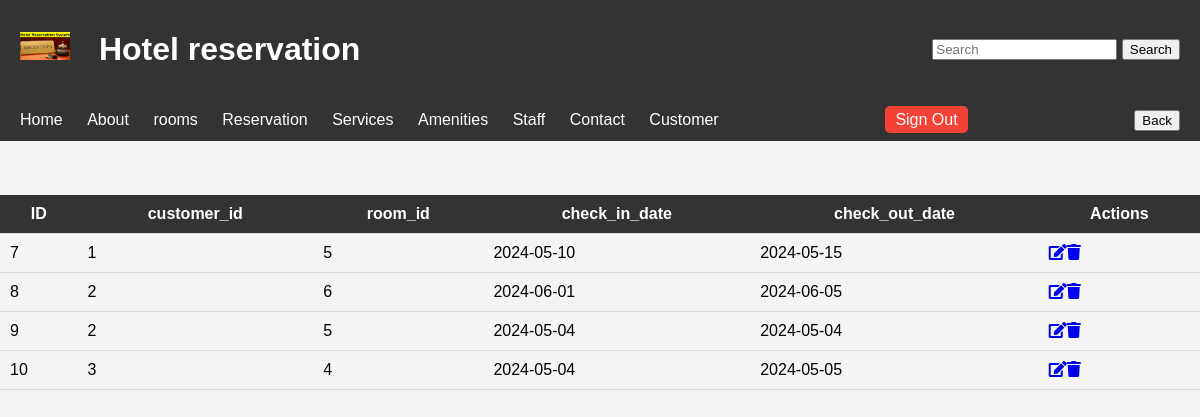
Page /landingreservation.php on the committed database.
### tables this page shows
CREATE TABLE `reservation` (
  `reservation_id` int(11) NOT NULL,
  `customer_id` int(11) NOT NULL,
  `room_id` int(11) NOT NULL,
  `check_in_date` date NOT NULL,
  `check_out_date` date NOT NULL
);

### landingreservation.php (the view, shortened to what this page needs)
<!DOCTYPE html>
<html lang="en">
<head>
    <link rel="stylesheet" href="https://cdnjs.cloudflare.com/ajax/libs/font-awesome/5.15.4/css/all.min.css">
     <link rel="stylesheet" href="css/style5.css">
</head>
<body>    <header>
        <h1><img src="image/icon.jpg" alt="icon"> Hotel reservation</h1>
                        <div class="col-3 offset">
    <form class="d-flex" action="searchcustomer.php" method="GET">
        <input class="form-control me-2" type="search" placeholder="Search" aria-label="Search" name="query">
        <button class="btn btn-outline-success" type="submit">Search</button>
    </form>
</header>
<header>
      <nav>
        <ul>
            <li><a href="home.html">Home</a></li>
            <li><a href="about.html">About</a></li>
            <li><a href="rooms.html">rooms</a></li>
            <li><a href="reservation.html">Reservation</a></li>
            <li><a href="services.html">Services</a></li>
            <li><a href="amenities.html">Amenities</a></li>
            <li><a href="staff.html">Staff</a></li>
            <li><a href="contact.html">Contact</a></li>
            <li><a href="customer.html">Customer</a></li>
        </ul>
    </nav>
    <div class="signout">
        <a href="loginout.php">Sign Out</a>
    </div>
    <div>
            <button type="button" onclick="window.location.href='reservation.html'">Back</button>
    </div>
</header>
<?php
require_once "dbconnect.php";
?>
<!DOCTYPE html>
<html lang="en">
<head>
</head>
<body>
    <br><br><br>
    <table id="dataTable" class="table table-hover text-center">
        <tr>
            <th>ID</th>
            <th>customer_id  </th>
            <th>room_id</th>
            <th>check_in_date</th>
            <th>check_out_date</th>
            <th>Actions</th>
        </tr>
        <?php
        $sql = "SELECT * FROM reservation";
        $result = $conn->query($sql);
        if ($result->num_rows > 0) {
            while ($row = $result->fetch_assoc()) {
                echo "<tr>";
                echo "<td>" . $row["reservation_id"] . "</td>";
                echo "<td>" . $row["customer_id"] . "</td>";
                echo "<td>" . $row["room_id"] . "</td>";
                echo "<td>" . $row["check_in_date"] . "</td>";
                echo "<td>" . $row["check_out_date"] . "</td>";
                echo "<td>";
                echo "<a href='updatereservation.html?id=" . $row["reservation_id"] . "'><i class='fas fa-edit'></i></a>";
                echo "<a href='deletereservation.html?id=" . $row["reservation_id"] . "'><i class='fas fa-trash'></i></a>";
                echo "</td>";
                echo "</tr>";
            }
        } else {
            echo "<tr><td colspan='6'>No data found</td></tr>";
        }
        ?>
    </table>
</body>
</html>

### css/style5.css (style rules this page uses)
body { font-family: Arial, sans-serif; margin: 0; padding: 0; background-color: #f4f4f4; }
header { background-color: #333; color: #fff; padding: 10px 20px; display: flex; justify-content: space-between; align-items: center; }
header img { width: 50px; margin-right: 20px; }
nav ul { list-style-type: none; padding: 0; margin: 0; }
nav ul li { display: inline; margin-right: 20px; position: relative; }
nav ul li a { color: #fff; text-decoration: none; }
.signout { margin-right: 20px; }
.signout a { color: #fff; text-decoration: none; padding: 5px 10px; background-color: #f44336; border: none; cursor: pointer; border-radius: 5px; }
table { width: 100%; border-collapse: collapse; }
th, td { padding: 10px; border-bottom: 1px solid #ddd; }
th { background-color: #333; color: white; }

### rows in the picture
reservation: reservation_id "7", customer "1", room "5", check_in_date "2024-05-10", check_out_date "2024-05-15"
reservation: reservation_id "8", customer "2", room "6", check_in_date "2024-06-01", check_out_date "2024-06-05"
reservation: reservation_id "9", customer "2", room "5", check_in_date "2024-05-04", check_out_date "2024-05-04"
reservation: reservation_id "10", customer "3", room "4", check_in_date "2024-05-04", check_out_date "2024-05-05"
